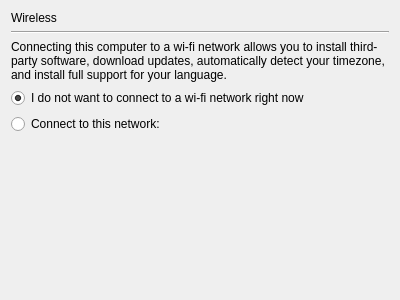
<?xml version="1.0" encoding="UTF-8"?>
<ui version="4.0">
 <class>page</class>
 <widget class="QWidget" name="page">
  <property name="geometry">
   <rect>
    <x>0</x>
    <y>0</y>
    <width>400</width>
    <height>300</height>
   </rect>
  </property>
  <property name="windowTitle">
   <string>Form</string>
  </property>
  <layout class="QVBoxLayout" name="verticalLayout">
   <item>
    <widget class="QLabel" name="wireless_heading_label">
     <property name="text">
      <string>Wireless</string>
     </property>
    </widget>
   </item>
   <item>
    <widget class="Line" name="line">
     <property name="orientation">
      <enum>Qt::Horizontal</enum>
     </property>
    </widget>
   </item>
   <item>
    <widget class="QLabel" name="wireless_section_label">
     <property name="text">
      <string>Connecting this computer to a wi-fi network allows you to install third-party software, download updates, automatically detect your timezone, and install full support for your language.</string>
     </property>
     <property name="wordWrap">
      <bool>true</bool>
     </property>
    </widget>
   </item>
   <item>
    <widget class="QRadioButton" name="no_wireless">
     <property name="text">
      <string>I do not want to connect to a wi-fi network right now</string>
     </property>
     <property name="checked">
      <bool>true</bool>
     </property>
    </widget>
   </item>
   <item>
    <widget class="QRadioButton" name="use_wireless">
     <property name="text">
      <string>Connect to this network:</string>
     </property>
    </widget>
   </item>
   <item>
    <layout class="QHBoxLayout" name="horizontalLayout">
     <item>
      <spacer name="horizontalSpacer">
       <property name="orientation">
        <enum>Qt::Horizontal</enum>
       </property>
       <property name="sizeType">
        <enum>QSizePolicy::Fixed</enum>
       </property>
       <property name="sizeHint" stdset="0">
        <size>
         <width>24</width>
         <height>20</height>
        </size>
       </property>
      </spacer>
     </item>
     <item>
      <widget class="QWidget" name="nmwidget_container" native="true">
       <property name="enabled">
        <bool>false</bool>
       </property>
       <property name="sizePolicy">
        <sizepolicy hsizetype="Expanding" vsizetype="Expanding">
         <horstretch>0</horstretch>
         <verstretch>0</verstretch>
        </sizepolicy>
       </property>
      </widget>
     </item>
    </layout>
   </item>
  </layout>
 </widget>
 <resources/>
 <connections>
  <connection>
   <sender>use_wireless</sender>
   <signal>toggled(bool)</signal>
   <receiver>nmwidget_container</receiver>
   <slot>setEnabled(bool)</slot>
   <hints>
    <hint type="sourcelabel">
     <x>81</x>
     <y>117</y>
    </hint>
    <hint type="destinationlabel">
     <x>119</x>
     <y>150</y>
    </hint>
   </hints>
  </connection>
 </connections>
</ui>
